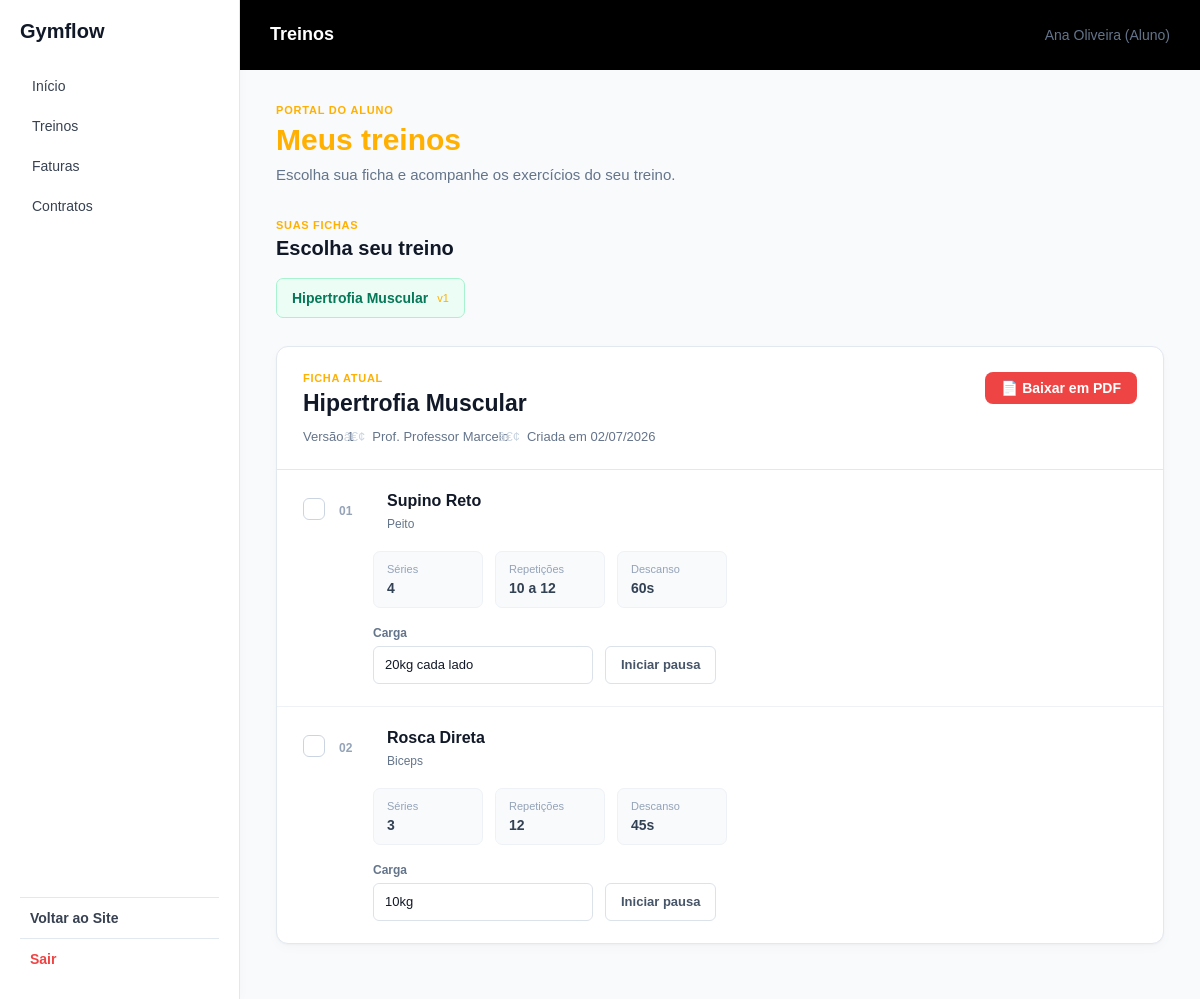
The page /app/controllers/PortalAlunoController.php?acao=treinos (signed in) on the database its author committed.
### tables this page shows
CREATE TABLE fichas_treino (
    id INT AUTO_INCREMENT PRIMARY KEY,
    aluno_id INT NOT NULL,
    professor_id INT NOT NULL,
    objetivo VARCHAR(50) NOT NULL,
    criada_em TIMESTAMP DEFAULT CURRENT_TIMESTAMP,
    versao INT NOT NULL DEFAULT 1,
    FOREIGN KEY (aluno_id) REFERENCES alunos(id) ON DELETE CASCADE,
    FOREIGN KEY (professor_id) REFERENCES users(id) ON DELETE RESTRICT
);

CREATE TABLE users (
    id INT AUTO_INCREMENT PRIMARY KEY,
    company_id INT NOT NULL,
    name VARCHAR(100) NOT NULL,
    email VARCHAR(100) NOT NULL UNIQUE,
    telefone VARCHAR(255) NULL,
    endereco TEXT NULL,
    password VARCHAR(255) NOT NULL,
    role VARCHAR(30) NOT NULL,
    aluno_id INT DEFAULT NULL,
    remember_token VARCHAR(100) DEFAULT NULL,
    reset_token VARCHAR(64) DEFAULT NULL,
    reset_token_expires_at DATETIME DEFAULT NULL,
    FOREIGN KEY (company_id) REFERENCES companies(id) ON DELETE CASCADE
);

CREATE TABLE ficha_itens (
    id INT AUTO_INCREMENT PRIMARY KEY,
    ficha_id INT NOT NULL,
    exercicio_id INT NOT NULL,
    ordem INT NOT NULL DEFAULT 0,
    series INT NOT NULL CHECK (series > 0),
    repeticoes VARCHAR(30) NOT NULL,
    carga VARCHAR(20),
    intervalo VARCHAR(20),
    FOREIGN KEY (ficha_id) REFERENCES fichas_treino(id) ON DELETE CASCADE,
    FOREIGN KEY (exercicio_id) REFERENCES exercicios(id) ON DELETE RESTRICT
);

CREATE TABLE exercicios (
    id INT AUTO_INCREMENT PRIMARY KEY,
    company_id INT NOT NULL,
    nome VARCHAR(100) NOT NULL,
    grupo VARCHAR(30) NOT NULL,
    midia TEXT,
    tipo_midia VARCHAR(10) NOT NULL DEFAULT 'imagem',
    ativo BOOLEAN NOT NULL DEFAULT TRUE,
    FOREIGN KEY (company_id) REFERENCES companies(id) ON DELETE CASCADE
);

### app/models/Treino.php (called while the page is built, shortened)
<?php
require_once __DIR__ . '/Database.php';
$operacao = $operacao ?? '';
if ($operacao === 'listar_fichas_aluno') {
    $stmt_fichas = $pdo->prepare(
        "SELECT ft.id, ft.objetivo, ft.versao, ft.criada_em, u.name AS nome_professor
         FROM fichas_treino ft
         JOIN users u ON ft.professor_id = u.id
         WHERE ft.aluno_id = :aluno_id
         ORDER BY ft.criada_em DESC"
    );
    $stmt_fichas->execute([':aluno_id' => $aluno_id]);
    $fichas = $stmt_fichas->fetchAll();
}
 elseif ($operacao === 'buscar_itens_ficha') {
    $stmt_itens = $pdo->prepare("
        SELECT
            fi.ordem,
            fi.series,
            fi.repeticoes,
            fi.carga,
            fi.intervalo,
            e.nome AS nome_exercicio,
            e.grupo
        FROM ficha_itens fi
        JOIN exercicios e
            ON fi.exercicio_id = e.id
        JOIN fichas_treino ft
            ON ft.id = fi.ficha_id
        WHERE fi.ficha_id = :ficha_id
          AND ft.aluno_id = :aluno_id
        ORDER BY fi.ordem ASC
    ");
    $stmt_itens->execute([
        ':ficha_id' => $ficha_id,
        ':aluno_id' => $aluno_id
    ]);
    $itens = $stmt_itens->fetchAll();
}

### app/views/portal_aluno/treinos.php (the view, shortened to what this page needs)
<?php
include __DIR__ . '/../shared/header.php';
include __DIR__ . '/../shared/sidebar.php';
?>
<link
    rel="stylesheet"
    href="<?= BASE_URL ?>/assets/css/treinos.css?v=<?= time() ?>">
<main class="treinos-page">
    <header class="treinos-header">
        <span class="portal-eyebrow">
            PORTAL DO ALUNO
        </span>
        <h1>
            Meus treinos
        </h1>
        <p>
            Escolha sua ficha e acompanhe os exercícios do seu treino.
        </p>
    </header>
    <?php if (empty($fichas)): ?>
        <!-- =========================================
             SEM FICHAS
             ========================================= -->
        <section class="treinos-empty">
            <div class="empty-icon">
                +
            </div>
            <h2>
                Nenhuma ficha de treino
            </h2>
            <p>
                Você ainda não possui nenhuma ficha de treino cadastrada.
            </p>
            <span>
                Solicite ao seu professor para criar uma ficha personalizada
                para você.
            </span>
        </section>
    <?php else: ?>
        <section class="fichas-section">
            <div class="section-title">
                <span class="section-label">
                    SUAS FICHAS
                </span>
                <h2>
                    Escolha seu treino
                </h2>
            </div>
            <nav class="fichas-nav">
                <?php foreach ($fichas as $ficha): ?>
                    <a
                        class="ficha-tab <?= (
                                                $ficha_id_selecionada == $ficha['id']
                                            ) ? 'ativo' : ''; ?>"
                        href="<?= BASE_URL ?>/app/controllers/PortalAlunoController.php?acao=treinos&ficha=<?= (int)$ficha['id']; ?>">
                        <span class="ficha-tab-titulo">
                            <?= htmlspecialchars(
                                $ficha['objetivo'] ?? 'Treino'
                            ); ?>
                        </span>
                        <span class="ficha-tab-versao">
                            v<?= htmlspecialchars(
                                    $ficha['versao'] ?? '1'
                                ); ?>
                        </span>
                    </a>
                <?php endforeach; ?>
            </nav>
        </section>
        <?php if ($ficha_atual): ?>
            <section class="ficha-container">
                <header class="ficha-header">
                    <div class="ficha-header-info">
                        <span class="section-label">
                            FICHA ATUAL
                        </span>
                        <h2>
                            <?= htmlspecialchars(
                                $ficha_atual['objetivo'] ?? 'Treino'
                            ); ?>
                        </h2>
                        <div class="ficha-meta">
                            <span>
                                Versão
                                <?= htmlspecialchars(
                                    $ficha_atual['versao'] ?? '1'
                                ); ?>
                            </span>
                            <span>
                                Prof.
                                <?= htmlspecialchars(
                                    $ficha_atual['nome_professor'] ?? 'Não informado'
                                ); ?>
                            </span>
                            <span>
                                Criada em
                                <?= !empty($ficha_atual['criada_em'])
                                    ? date(
                                        'd/m/Y',
                                        strtotime($ficha_atual['criada_em'])
                                    )
                                    : 'Não informado';
                                ?>
                            </span>
                        </div>
                    </div>
                    <div class="ficha-header-acoes">
                        <button class="btn-pdf" onclick="baixarPdfTreinos()">
                            📄 Baixar em PDF
                        </button>
                    </div>
                </header>
                <?php if (empty($itens)): ?>
                    <div class="exercicios-empty">
                        <h3>
                            Nenhum exercício cadastrado
                        </h3>
                        <p>
                            Esta ficha ainda não possui exercícios cadastrados.
                        </p>
                    </div>
                <?php else: ?>
                    <div class="exercicios-list">
                        <?php foreach ($itens as $index => $item): ?>
                            <article class="exercicio-card">
                                <div class="exercicio-top">
                                    <label class="exercicio-check">
                                        <span class="checkmark"></span>
                                    </label>
                                    <div class="exercicio-numero">
                                        <?= str_pad(
                                            $index + 1,
                                            2,
                                            '0',
                                            STR_PAD_LEFT
                                        ); ?>
                                    </div>
                                    <div class="exercicio-info">
                                        <h3>
                                            <?= htmlspecialchars(
                                                $item['nome_exercicio'] ?? 'Exercício'
                                            ); ?>
                                        </h3>
                                        <span class="grupo-muscular">
                                            <?= htmlspecialchars(
                                                $item['grupo'] ?? 'Grupo não informado'
                                            ); ?>
                                        </span>
                                    </div>
                                </div>
                                <div class="exercicio-dados">
                                    <div class="dado">
                                        <span>
                                            Séries
                                        </span>
                                        <strong>
                                            <?= htmlspecialchars(
                                                $item['series'] ?? '0'
                                            ); ?>
                                        </strong>
                                    </div>
                                    <div class="dado">
                                        <span>
                                            Repetições
                                        </span>
                                        <strong>
                                            <?= htmlspecialchars(
                                                $item['repeticoes'] ?? '—'
                                            ); ?>
                                        </strong>
                                    </div>
                                    <?php if (!empty($item['intervalo'])): ?>
                                        <div class="dado">
                                            <span>
                                                Descanso
                                            </span>
                                            <strong>
                                                <?= htmlspecialchars(
                                                    $item['intervalo']
                                                ); ?>
                                            </strong>
                                        </div>
                                    <?php endif; ?>
                                </div>
                                <div class="exercicio-acoes">
                                    <div class="carga-container">
                                        <label>
                                            Carga
                                        </label>
                                        <input
                                            type="text"
                                            value="<?= htmlspecialchars(
                                                        $item['carga'] ?? ''
                                                    ); ?>"
                                            placeholder="Ex.: 20 kg">
                                    </div>
                                    <button
                                        type="button"
                                        class="btn-pausa">
                                        Iniciar pausa
                                    </button>
                                </div>
                            </article>
                        <?php endforeach; ?>
                    </div>
                <?php endif; ?>
            </section>
        <?php endif; ?>
    <?php endif; ?>
</main>
<?php include __DIR__ . '/../shared/footer.php'; ?>

### assets/css/global.css (style rules this page uses)
:root { --cor-primaria: #10b981; --cor-primaria-hover: #059669; --cor-fundo: #ffffff; --cor-branca: #ffffff; --cor-texto: #111827; --cor-texto-secundario: #64748b; --cor-borda: #e2e8f0; --cor-sucesso: #10b981; --cor-aviso: #f59e0b; --cor-perigo: #ef4444; }
* { box-sizing: border-box; }
body { margin: 0; min-height: 100vh; font-family: Arial, Helvetica, sans-serif; font-size: 15px; background-color: white; color: var(--cor-texto); }
h1, h2, h3, h4 { margin-top: 0; color: var(--cor-texto); }
h1 { font-size: 28px; }
h2 { font-size: 22px; }
h3 { font-size: 18px; }
p { line-height: 1.5; }
a { color: var(--cor-primaria); text-decoration: none; }
label { display: block; margin-bottom: 5px; font-weight: bold; }
input, select, textarea { width: 100%; padding: 10px; font-family: inherit; font-size: 14px; color: var(--cor-texto); background-color: var(--cor-branca); border: 1px solid var(--cor-borda); border-radius: 6px; }
button, input[type="submit"], input[type="button"], .btn { padding: 10px 18px; border: none; border-radius: 6px; background-color: var(--cor-primaria); color: white; font-family: inherit; font-size: 14px; cursor: pointer; }

### assets/css/layout.css (style rules this page uses)
main, .conteudo, .main-content { padding: 25px 30px; box-sizing: border-box; }

### assets/css/portal.css (style rules this page uses)
.portal-eyebrow { display: block; margin-bottom: 7px; color: #64748b; font-size: 13px; font-weight: 500; }

### app/views/portal_aluno/treinos.php (style rules this page uses)
.btn-pdf { background-color: #ef4444; color: white; padding: 8px 16px; border: none; border-radius: 8px; font-weight: 600; cursor: pointer; transition: background-color 0.2s; display: flex; align-items: center; gap: 8px; }
.ficha-header { display: flex; justify-content: space-between; align-items: flex-start; }

### rows shown on the page
fichas_treino: objetivo "Hipertrofia Muscular", versao "1", professor.name "Professor Marcelo", criada_em "02/07/2026"
ficha_itens: index "01", exercicio.nome "Supino Reto", exercicio.grupo "Peito", series "4", repeticoes "10 a 12", intervalo "60s", carga "20kg cada lado"
ficha_itens: index "02", exercicio.nome "Rosca Direta", exercicio.grupo "Biceps", series "3", repeticoes "12", intervalo "45s", carga "10kg"

### other values the page prints
$titulo "Treinos"
$usuario "Ana Oliveira"
$role "Aluno"
$nomePainel "Gymflow"
